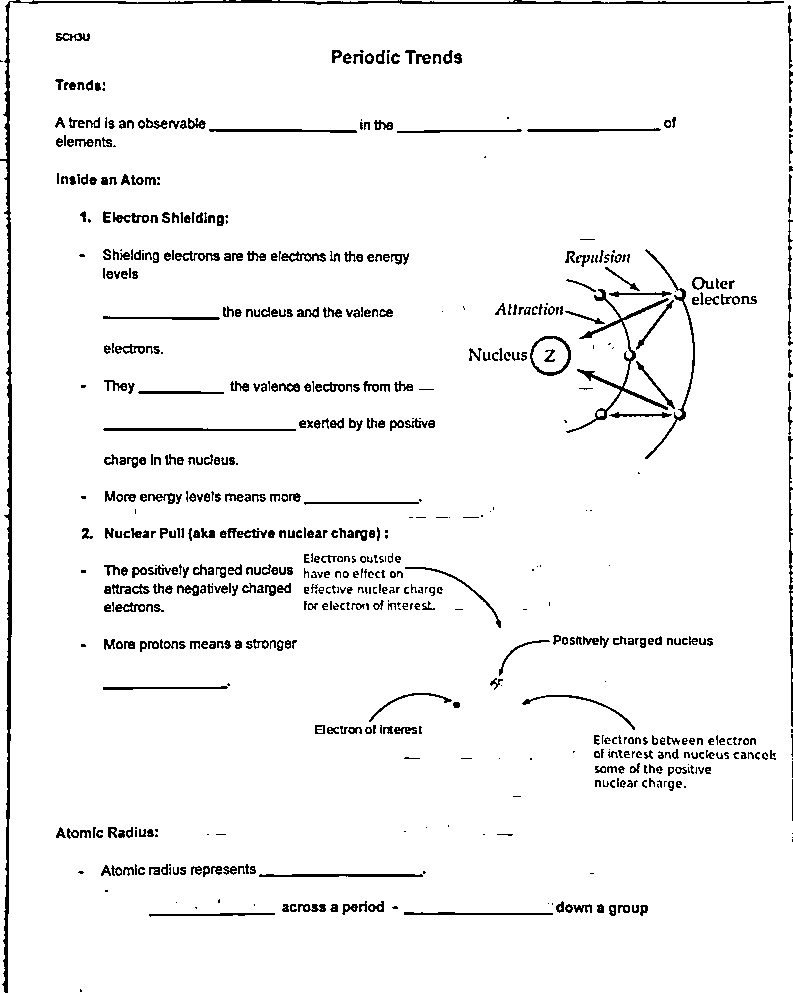
#> input picture output/paper_image.jpg, 793 x 993 px
$ python fill_blank.py
#> lines starting #> are read from the running program, lines starting #| are printed output that depends on the picture; after the words box and inside, x2 and y2 are one past the last pixel; in counts of white or black regions, pixels touching at a corner belong together
import cv2

# Load the image, uncropped
image = cv2.imread('output/paper_image.jpg')
#> image is the input picture: shape (993, 793, 3); min 0, max 255, mean 242.8

# Get image dimensions
height, width = image.shape[:2]
#> height = 993; width = 793

# Convert to grayscale
gray = cv2.cvtColor(image, cv2.COLOR_BGR2GRAY)

# Threshold to create a binary image
thresh = cv2.threshold(gray, 0, 255, cv2.THRESH_BINARY_INV + cv2.THRESH_OTSU)[1]
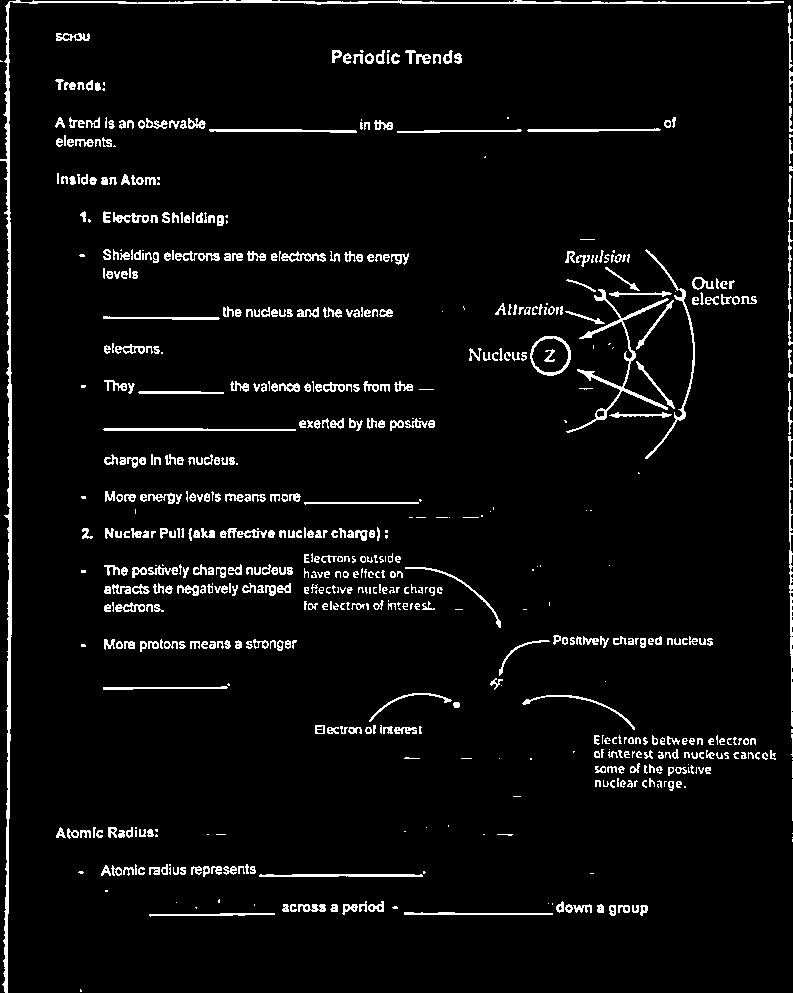
#> thresh: shape (993, 793); 4.7% white in thin lines or dots

# Create a horizontal kernel and detect horizontal lines
horizontal_kernel = cv2.getStructuringElement(cv2.MORPH_RECT, (15, 1))
detected_lines = cv2.morphologyEx(thresh, cv2.MORPH_OPEN, horizontal_kernel, iterations=2)
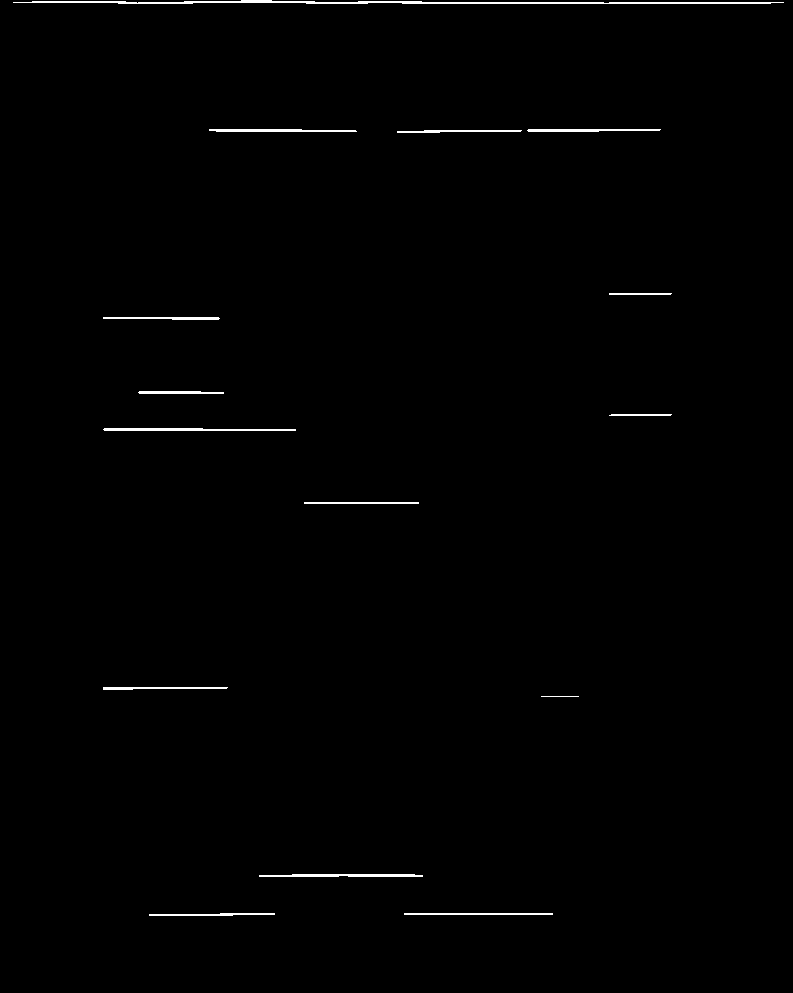
#> detected_lines: shape (993, 793); 0.68% white in thin lines or dots, all inside (x1, y1, x2, y2) = (13, 0, 784, 916)

# Find contours of the detected lines
cnts = cv2.findContours(detected_lines, cv2.RETR_EXTERNAL, cv2.CHAIN_APPROX_SIMPLE)
#> cnts = 15 contours, 1 with area under 20; largest, box (x1, y1, x2, y2) and area: (13, 0, 784, 4) 820, (103, 428, 296, 431) 290, (259, 874, 423, 877) 277, (209, 129, 357, 132) 232, (527, 129, 661, 132) 203
cnts = cnts[0] if len(cnts) == 2 else cnts[1]

# Function to check if a point is near the edge
def is_near_edge(point, width, height, margin=10):
    x, y = point
    return x <= margin or x >= width - margin or y <= margin or y >= height - margin

def px_to_mm(px):
    return px * 100/96 # 100mm = 96px

# Store valid points
points = []

# Loop over each contour
for c in cnts:
    # Get the bounding box for each contour
    x, y, w, h = cv2.boundingRect(c)

    # Calculate the start and end points of the line
    start_point = (x, y)
    end_point = (x + w, y)

    # Exclude points near the edge
    if not (is_near_edge(start_point, width, height) or is_near_edge(end_point, width, height)):
        points.append((start_point, end_point))
        # Draw the line on the image
        cv2.line(image, start_point, end_point, (36, 255, 12), 2)
#> this loop made 15 passes
#> (w, h, start_point) on passes 2, 3, 5, 7, 8, 9, 10, 12, 13, 14: (126, 3, (149, 913)), (164, 3, (259, 874)), (125, 3, (103, 687)), (193, 3, (103, 428)), (63, 2, (609, 414)), (86, 3, (138, 391)), (117, 3, (103, 317)), (125, 3, (397, 130)), (134, 3, (527, 129)), (148, 3, (209, 129))
#> (c, w, h) on passes 1, 4, 6, 11: ([[404, 913], [404, 914], [552, 914], [552, 913]], 149, 2), ([[541, 696], [578, 696]], 38, 1), ([[304, 502], [304, 503], [418, 503], [418, 502]], 115, 2), ([[609, 293], [609, 294], [670, 294], [671, 293]], 63, 2)
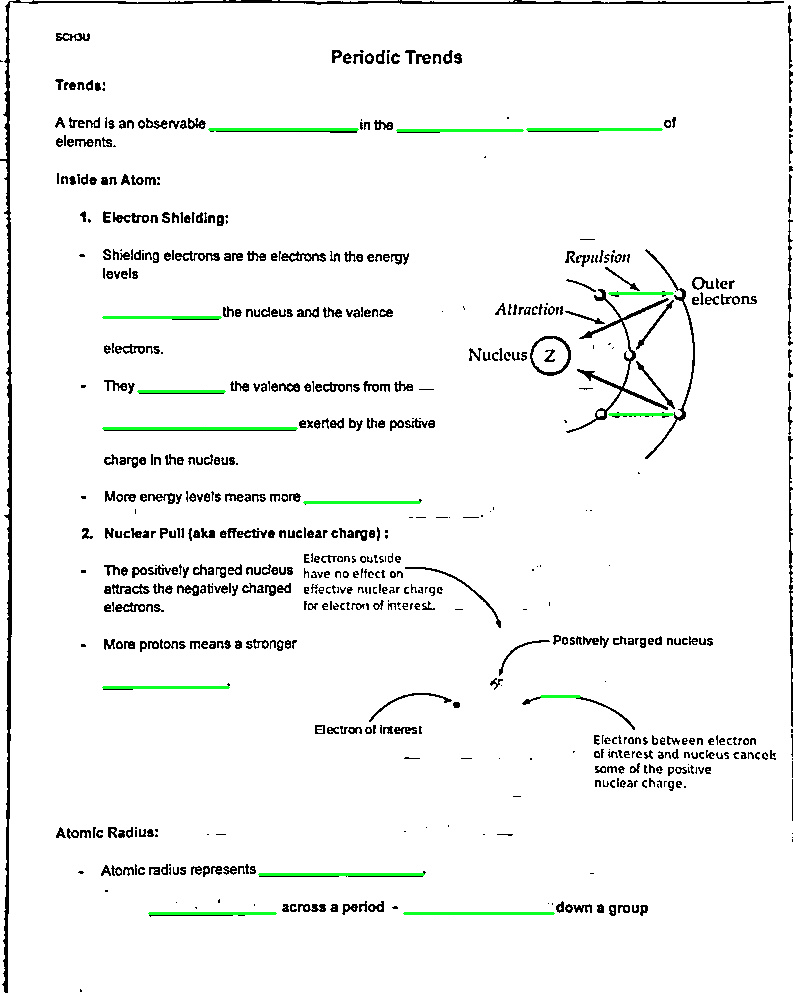
#> image: shape (993, 793, 3); 0.64% of pixels changed, all inside (x1, y1, x2, y2) = (102, 128, 674, 915)
#> after the loop, points = 14 items

# Sort points from left to right, top to bottom
points.sort(key=lambda p: (p[0][1], p[0][0]))  # Sort by y-coordinate first, then x-coordinate.

# Print sorted and filtered points
for start_point, end_point in points:
    print(f"Start point: {start_point}, End point: {end_point}")
#> this loop made 14 passes
#> (start_point, end_point) on passes 1 to 12: ((209, 129), (357, 129)), ((527, 129), (661, 129)), ((397, 130), (522, 130)), ((609, 293), (672, 293)), ((103, 317), (220, 317)), ((138, 391), (224, 391)), ((609, 414), (672, 414)), ((103, 428), (296, 428)), ((304, 502), (419, 502)), ((103, 687), (228, 687)), ((541, 696), (579, 696)), ((259, 874), (423, 874))
#| Start point: (209, 129), End point: (357, 129)
#| Start point: (527, 129), End point: (661, 129)
#| Start point: (397, 130), End point: (522, 130)
#| Start point: (609, 293), End point: (672, 293)
#| Start point: (103, 317), End point: (220, 317)
#| Start point: (138, 391), End point: (224, 391)
#| Start point: (609, 414), End point: (672, 414)
#| Start point: (103, 428), End point: (296, 428)
#> (further printed lines are left out)

# Display the results
cv2.imshow('Image with Lines', image)
cv2.waitKey(0)
cv2.destroyAllWindows()
